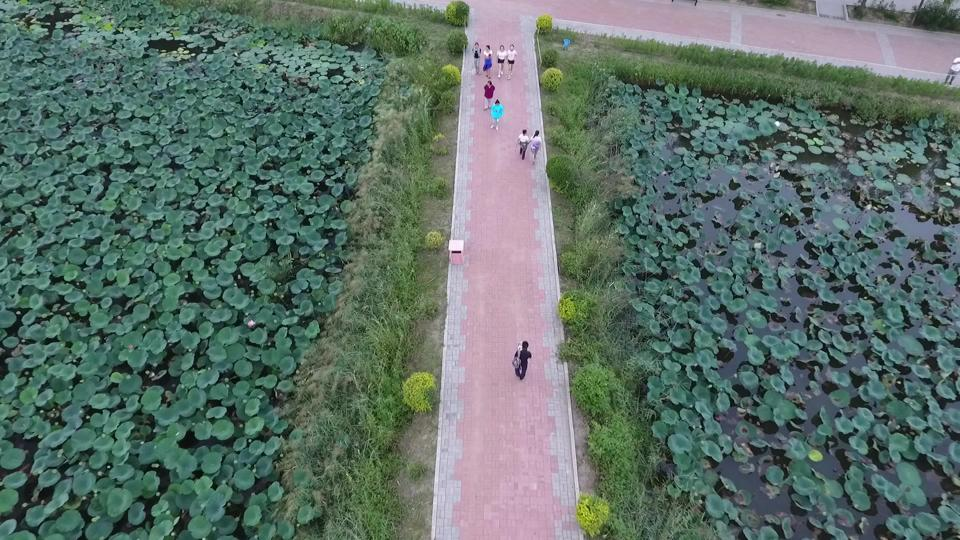
#> input picture data/raw/VisDrone2019-DET-train/images/0000099_03930_d_0000009.jpg, 960 x 540 px
$ python verify_data.py
#> lines starting #> are read from the running program, lines starting #| are printed output that depends on the picture
#!/usr/bin/env python3
"""Audit original VisDrone detection files without altering their annotations."""

import hashlib
import json
from collections import Counter, defaultdict
from pathlib import Path

from PIL import Image

ROOT = Path(__file__).resolve().parents[1]
EXPECTED = {"train": 6471, "val": 548, "test-dev": 1610}


def sha256(path):
    digest = hashlib.sha256()
    with path.open("rb") as stream:
        for block in iter(lambda: stream.read(4 * 1024 * 1024), b""):
            digest.update(block)
    return digest.hexdigest()


def main():
    report = {
        "dataset": "VisDrone2019-DET",
        "splits": {},
        "fatal_errors": [],
        "warnings": [],
    }
    image_hashes = defaultdict(list)
    for split, expected in EXPECTED.items():
        directory = ROOT / "data/raw" / f"VisDrone2019-DET-{split}"
        images = sorted((directory / "images").glob("*.jpg"))
        labels = sorted((directory / "annotations").glob("*.txt"))
        stats = {
            "images": len(images),
            "annotation_files": len(labels),
            "boxes": 0,
            "ignored_regions": 0,
            "out_of_bounds_boxes": 0,
            "nonpositive_boxes": 0,
        }
        categories = Counter()
        if len(images) != expected or {p.stem for p in images} != {
            p.stem for p in labels
        }:
            report["fatal_errors"].append(
                f"{split}: expected {expected} paired images/annotations"
            )
        for image_path in images:
            try:
                with Image.open(image_path) as image:
#> image is the input picture: PIL image 960x540 RGB; mean R, G, B 92.2, 111.8, 104.4
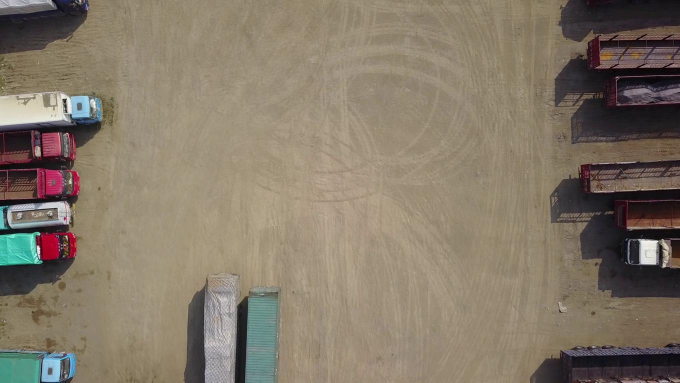
#> input picture data/raw/VisDrone2019-DET-test-dev/images/0000006_05575_d_0000016.jpg, 1360 x 765 px (shown at 1/2 size)
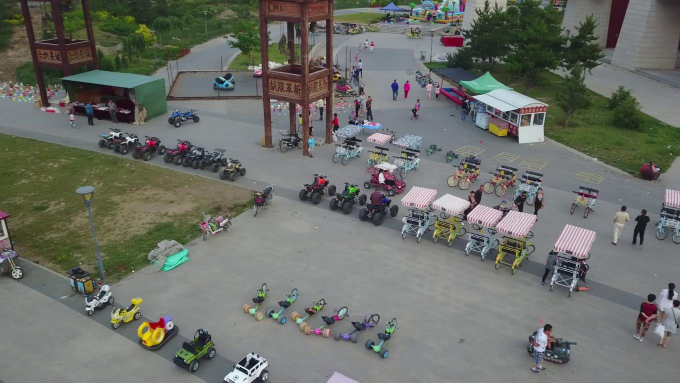
#> input picture data/raw/VisDrone2019-DET-test-dev/images/0000011_01955_d_0000004.jpg, 1360 x 765 px (shown at 1/2 size)
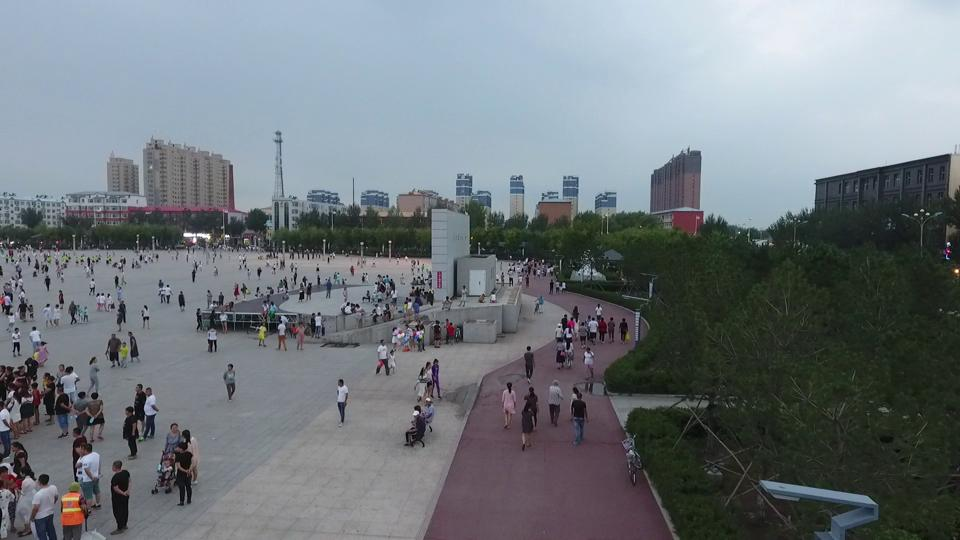
#> input picture data/raw/VisDrone2019-DET-test-dev/images/0000063_00500_d_0000001.jpg, 960 x 540 px
                    image.load()
                    width, height = image.size
#> width = 960; height = 540
#> width = 1360; height = 765
#> width = 1360; height = 765
#> width = 960; height = 540
                image_hashes[sha256(image_path)].append(f"{split}/{image_path.name}")
                annotation = directory / "annotations" / (image_path.stem + ".txt")
                for line_number, line in enumerate(
                    annotation.read_text().splitlines(), 1
                ):
                    if not line.strip():
                        continue
                    values = [int(value) for value in line.rstrip(",").split(",")]
                    if len(values) != 8 or not 0 <= values[5] <= 11:
                        raise ValueError(f"invalid annotation at line {line_number}")
                    left, top, box_width, box_height, score, category, _, _ = values
                    stats["boxes"] += 1
                    categories[str(category)] += 1
                    stats["ignored_regions"] += int(score == 0 or category == 0)
                    stats["nonpositive_boxes"] += int(box_width <= 0 or box_height <= 0)
                    stats["out_of_bounds_boxes"] += int(
                        left < 0
                        or top < 0
                        or left + box_width > width
                        or top + box_height > height
                    )
            except (OSError, ValueError) as error:
                report["fatal_errors"].append(f"{split}/{image_path.name}: {error}")
        stats["category_ids"] = dict(sorted(categories.items()))
        report["splits"][split] = stats
        if stats["out_of_bounds_boxes"] or stats["nonpositive_boxes"]:
            report["warnings"].append(
                f"{split}: original box geometry requires review; no corrections made"
            )
    report["duplicate_image_groups"] = [
        paths for paths in image_hashes.values() if len(paths) > 1
    ]
    report["cross_split_duplicate_groups"] = [
        paths
        for paths in report["duplicate_image_groups"]
        if len({p.split("/")[0] for p in paths}) > 1
    ]
    if report["cross_split_duplicate_groups"]:
        report["warnings"].append(
            "Exact duplicate images cross official splits; do not silently change benchmark splits"
        )
    report["status"] = (
        "failed"
        if report["fatal_errors"]
        else "passed_with_warnings"
        if report["warnings"]
        else "passed"
    )
    (ROOT / "metadata/validation.json").write_text(json.dumps(report, indent=2) + "\n")
    print(json.dumps({k: v for k, v in report.items() if "groups" not in k}, indent=2))
    return bool(report["fatal_errors"])


if __name__ == "__main__":
#> (the run stopped early here; a loop or call above may not have finished)
